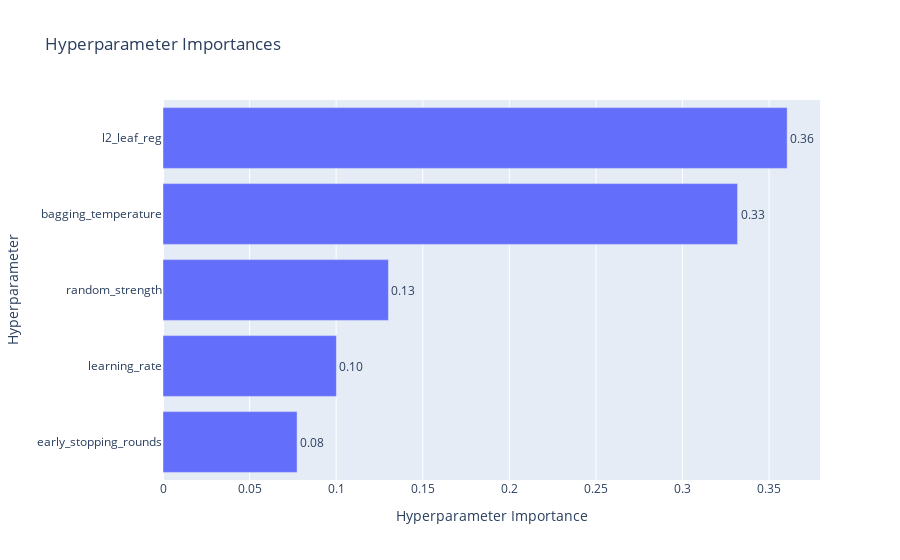

Here is the notebook cell this chart was saved with:
### Code cell
plot_param_importances(meta_study)

### Figure 1 — Plotly figure (JSON) as saved in the notebook; plotly's stock layout.template omitted (floating-point values rounded to 4 significant figures)
{"data": [{"cliponaxis": false, "hovertemplate": ["early_stopping_rounds (IntDistribution): 0.07742220004641859<extra></extra>", "learning_rate (FloatDistribution): 0.10016333336021259<extra></extra>", "random_strength (FloatDistribution): 0.13019113968078147<extra></extra>", "bagging_temperature (FloatDistribution): 0.33179306176050116<extra></extra>", "l2_leaf_reg (IntDistribution): 0.3604302651520863<extra></extra>"], "name": "Objective Value", "orientation": "h", "text": ["0.08", "0.10", "0.13", "0.33", "0.36"], "textposition": "outside", "type": "bar", "x": [0.07742, 0.1002, 0.1302, 0.3318, 0.3604], "y": ["early_stopping_rounds", "learning_rate", "random_strength", "bagging_temperature", "l2_leaf_reg"]}], "layout": {"autosize": true, "title": {"text": "Hyperparameter Importances"}, "xaxis": {"autorange": true, "range": [0, 0.3794], "title": {"text": "Hyperparameter Importance"}, "type": "linear"}, "yaxis": {"autorange": true, "range": [-0.5, 4.5], "title": {"text": "Hyperparameter"}, "type": "category"}}}
